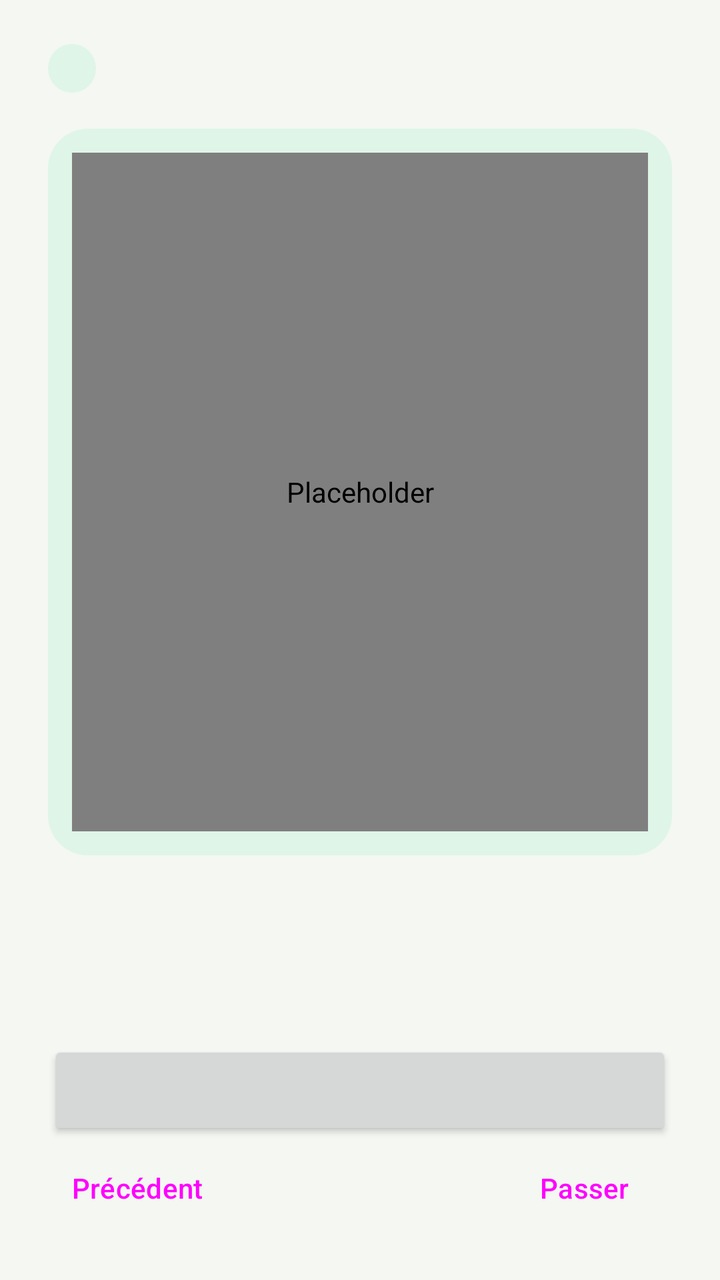
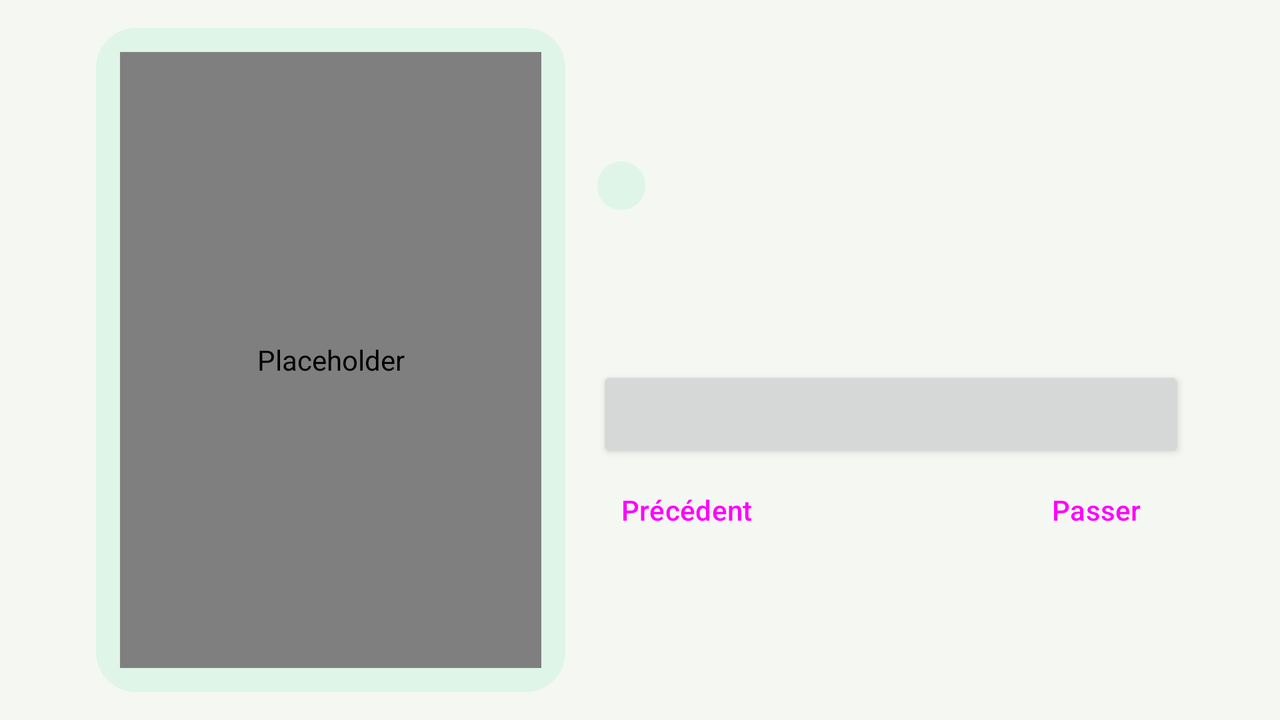

Two renders of one Android screen. The first uses the default layout on a phone; the second uses the alternative layout the repository ships for a different screen configuration, on a matching device. The two XML files are below.
<!-- AndroidManifest.xml: application theme Theme.MyHitbodedut -->
<!-- res/layout/activity_onboarding.xml -->
<?xml version="1.0" encoding="utf-8"?>
<ScrollView xmlns:android="http://schemas.android.com/apk/res/android"
    xmlns:app="http://schemas.android.com/apk/res-auto"
    android:layout_width="match_parent"
    android:layout_height="match_parent"
    android:background="?attr/mhPaper"
    android:fillViewport="true">

    <LinearLayout
        android:layout_width="match_parent"
        android:layout_height="wrap_content"
        android:orientation="vertical"
        android:paddingHorizontal="@dimen/edge"
        android:paddingVertical="@dimen/onboarding_pad_v">

        <TextView
            android:id="@+id/onboarding_step"
            android:layout_width="wrap_content"
            android:layout_height="wrap_content"
            android:background="@drawable/bg_chip_mint"
            android:paddingHorizontal="12dp"
            android:paddingVertical="4dp"
            android:textColor="?attr/mhOnPlate"
            android:textSize="12sp" />

        <FrameLayout
            android:layout_width="match_parent"
            android:layout_height="0dp"
            android:layout_marginTop="@dimen/onboarding_art_gap"
            android:layout_weight="1"
            android:background="@drawable/bg_stage"
            android:minHeight="@dimen/onboarding_art_min"
            android:padding="12dp">

            <com.myhitbodedut.IllustrationSouple
                android:id="@+id/onboarding_art"
                android:layout_width="match_parent"
                android:layout_height="match_parent"
                android:contentDescription="@null"
                android:scaleType="fitCenter" />
        </FrameLayout>

        <TextView
            android:id="@+id/onboarding_title"
            android:layout_width="match_parent"
            android:layout_height="wrap_content"
            android:layout_marginTop="@dimen/onboarding_title_gap"
            android:textColor="?attr/mhInk"
            android:textSize="@dimen/onboarding_title_size"
            android:textStyle="bold" />

        <TextView
            android:id="@+id/onboarding_body"
            android:layout_width="match_parent"
            android:layout_height="wrap_content"
            android:layout_marginTop="@dimen/onboarding_body_gap"
            android:lineSpacingExtra="3sp"
            android:textColor="?attr/mhMuted"
            android:textSize="15sp" />

        
        <LinearLayout
            android:id="@+id/onboarding_adresse"
            android:layout_width="match_parent"
            android:layout_height="wrap_content"
            android:layout_marginTop="12dp"
            android:gravity="center"
            android:orientation="horizontal"
            android:visibility="gone">

            <Button
                android:id="@+id/onboarding_tsadik"
                style="@style/Widget.Material3.Button.OutlinedButton"
                android:layout_width="wrap_content"
                android:layout_height="wrap_content"
                android:checkable="true"
                android:text="@string/adresse_tsadik" />

            <Button
                android:id="@+id/onboarding_tsadeket"
                style="@style/Widget.Material3.Button.OutlinedButton"
                android:layout_width="wrap_content"
                android:layout_height="wrap_content"
                android:layout_marginStart="12dp"
                android:checkable="true"
                android:text="@string/adresse_tsadeket" />
        </LinearLayout>

        
        <com.google.android.material.button.MaterialButtonToggleGroup
            android:id="@+id/onboarding_durees"
            android:layout_width="match_parent"
            android:layout_height="wrap_content"
            android:layout_marginTop="12dp"
            android:visibility="gone"
            app:selectionRequired="true"
            app:singleSelection="true">

            <Button
                android:id="@+id/onboarding_duree_0"
                style="@style/Widget.Material3.Button.OutlinedButton"
                android:layout_width="0dp"
                android:layout_height="wrap_content"
                android:layout_weight="1" />

            <Button
                android:id="@+id/onboarding_duree_1"
                style="@style/Widget.Material3.Button.OutlinedButton"
                android:layout_width="0dp"
                android:layout_height="wrap_content"
                android:layout_weight="1" />

            <Button
                android:id="@+id/onboarding_duree_2"
                style="@style/Widget.Material3.Button.OutlinedButton"
                android:layout_width="0dp"
                android:layout_height="wrap_content"
                android:layout_weight="1" />

            <Button
                android:id="@+id/onboarding_duree_3"
                style="@style/Widget.Material3.Button.OutlinedButton"
                android:layout_width="0dp"
                android:layout_height="wrap_content"
                android:layout_weight="1" />
        </com.google.android.material.button.MaterialButtonToggleGroup>

        
        <LinearLayout
            android:id="@+id/onboarding_rappel"
            android:layout_width="match_parent"
            android:layout_height="wrap_content"
            android:layout_marginTop="12dp"
            android:gravity="center_vertical"
            android:minHeight="48dp"
            android:orientation="horizontal"
            android:visibility="gone">

            <com.google.android.material.materialswitch.MaterialSwitch
                android:id="@+id/onboarding_rappel_switch"
                android:layout_width="0dp"
                android:layout_height="wrap_content"
                android:layout_weight="1"
                android:minHeight="48dp"
                android:text="@string/onboarding_rappel"
                android:textColor="?attr/mhInk"
                android:textSize="15sp" />

            <Button
                android:id="@+id/onboarding_rappel_heure"
                style="@style/Widget.Material3.Button.TextButton"
                android:layout_width="wrap_content"
                android:layout_height="wrap_content"
                android:layout_marginStart="8dp" />
        </LinearLayout>

        <Button
            android:id="@+id/onboarding_next"
            android:layout_width="match_parent"
            android:layout_height="wrap_content"
            android:layout_marginTop="@dimen/onboarding_next_gap"
            android:paddingVertical="@dimen/onboarding_next_pad"
            android:textSize="16sp" />

        <LinearLayout
            android:layout_width="match_parent"
            android:layout_height="wrap_content"
            android:orientation="horizontal">

            <Button
                android:id="@+id/onboarding_back"
                style="@style/Widget.Material3.Button.TextButton"
                android:layout_width="wrap_content"
                android:layout_height="wrap_content"
                android:text="@string/onboarding_back" />

            <View
                android:layout_width="0dp"
                android:layout_height="1dp"
                android:layout_weight="1" />

            <Button
                android:id="@+id/onboarding_skip"
                style="@style/Widget.Material3.Button.TextButton"
                android:layout_width="wrap_content"
                android:layout_height="wrap_content"
                android:text="@string/onboarding_skip" />
        </LinearLayout>
    </LinearLayout>
</ScrollView>
<!-- resources referenced by this layout -->
<resources>
  <!-- from res/values-w360dp/ -->
  <dimen name="edge">24dp</dimen>
  <!-- from res/values-h640dp/ -->
  <dimen name="onboarding_art_gap">18dp</dimen>
  <!-- from res/values-h640dp/ -->
  <dimen name="onboarding_art_min">150dp</dimen>
  <!-- from res/values-h640dp/ -->
  <dimen name="onboarding_body_gap">8dp</dimen>
  <!-- from res/values-h640dp/ -->
  <dimen name="onboarding_next_gap">16dp</dimen>
  <!-- from res/values-h640dp/ -->
  <dimen name="onboarding_next_pad">14dp</dimen>
  <!-- from res/values-h640dp/ -->
  <dimen name="onboarding_pad_v">22dp</dimen>
  <!-- from res/values-h640dp/ -->
  <dimen name="onboarding_title_gap">20dp</dimen>
  <!-- from res/values-h640dp/ -->
  <dimen name="onboarding_title_size">21sp</dimen>
  <!-- drawable bg_chip_mint (drawable) -->
  <?xml version="1.0" encoding="utf-8"?>
  <shape xmlns:android="http://schemas.android.com/apk/res/android" android:shape="rectangle">
      <solid android:color="?attr/mhMint" />
      <corners android:radius="999dp" />
  </shape>
  <!-- drawable bg_stage (drawable) -->
  <?xml version="1.0" encoding="utf-8"?>
  <shape xmlns:android="http://schemas.android.com/apk/res/android" android:shape="rectangle">
      <solid android:color="?attr/mhMint" />
      <corners android:radius="20dp" />
  </shape>
  <string name="adresse_tsadeket">Tsadeket</string>
  <string name="adresse_tsadik">Tsadik</string>
  <string name="onboarding_back">Précédent</string>
  <string name="onboarding_rappel">Me le rappeler chaque jour</string>
  <string name="onboarding_skip">Passer</string>
  <!-- from res/values-v35/ -->
  <style name="Base.Theme.MyHitbodedut" parent="Theme.Material3.DayNight.NoActionBar">
          <item name="android:windowOptOutEdgeToEdgeEnforcement">true</item>
      </style>
  <style name="Effets.Fenetres" parent="@android:style/Animation.Activity">
          <item name="android:activityOpenEnterAnimation">@anim/effet_ouvre_entre</item>
          <item name="android:activityOpenExitAnimation">@anim/effet_reste</item>
          <item name="android:activityCloseEnterAnimation">@anim/effet_reste</item>
          <item name="android:activityCloseExitAnimation">@anim/effet_ferme_sort</item>
      </style>
  <color name="brand">#16775A</color>
  <color name="on_brand">#FFFFFF</color>
  <color name="brand_dark">#173C32</color>
  <color name="paper">#F4F7F2</color>
  <color name="card">#FFFFFF</color>
  <color name="ink">#172B27</color>
  <color name="muted">#5E706A</color>
  <color name="line">#DCE7DF</color>
  <color name="mint">#DFF5E8</color>
  <color name="on_plate">#16775A</color>
  <color name="stage_soft">#F1FAF4</color>
  <color name="day_done">#16775A</color>
  <color name="day_todo">#EDF2EE</color>
  <!-- some entries are left out for length -->
</resources>
<!-- res/layout-land/activity_onboarding.xml (the repository's variant of the layout above) -->
<!-- drawn on the phone turned sideways -->
<?xml version="1.0" encoding="utf-8"?>
<LinearLayout xmlns:android="http://schemas.android.com/apk/res/android"
    xmlns:app="http://schemas.android.com/apk/res-auto"
    android:layout_width="match_parent"
    android:layout_height="match_parent"
    android:background="?attr/mhPaper"
    android:orientation="horizontal"
    android:paddingHorizontal="@dimen/edge"
    android:paddingVertical="@dimen/onboarding_pad_v">

    <FrameLayout
        android:layout_width="0dp"
        android:layout_height="match_parent"
        android:layout_weight="1"
        android:background="@drawable/bg_stage"
        android:padding="12dp">

        <com.myhitbodedut.IllustrationSouple
            android:id="@+id/onboarding_art"
            android:layout_width="match_parent"
            android:layout_height="match_parent"
            android:contentDescription="@null"
            android:scaleType="fitCenter" />
    </FrameLayout>

    
    <LinearLayout
        android:layout_width="0dp"
        android:layout_height="wrap_content"
        android:layout_gravity="center_vertical"
        android:layout_marginStart="16dp"
        android:layout_weight="1.25"
        android:orientation="vertical">

        <ScrollView
            android:layout_width="match_parent"
            android:layout_height="wrap_content"
            android:layout_weight="1">

            <LinearLayout
                android:layout_width="match_parent"
                android:layout_height="wrap_content"
                android:orientation="vertical">

                <TextView
                    android:id="@+id/onboarding_step"
                    android:layout_width="wrap_content"
                    android:layout_height="wrap_content"
                    android:background="@drawable/bg_chip_mint"
                    android:paddingHorizontal="12dp"
                    android:paddingVertical="4dp"
                    android:textColor="?attr/mhOnPlate"
                    android:textSize="12sp" />

                <TextView
                    android:id="@+id/onboarding_title"
                    android:layout_width="match_parent"
                    android:layout_height="wrap_content"
                    android:layout_marginTop="@dimen/onboarding_title_gap"
                    android:textColor="?attr/mhInk"
                    android:textSize="@dimen/onboarding_title_size"
                    android:textStyle="bold" />

                <TextView
                    android:id="@+id/onboarding_body"
                    android:layout_width="match_parent"
                    android:layout_height="wrap_content"
                    android:layout_marginTop="@dimen/onboarding_body_gap"
                    android:lineSpacingExtra="3sp"
                    android:textColor="?attr/mhMuted"
                    android:textSize="15sp" />

                
                <LinearLayout
                    android:id="@+id/onboarding_adresse"
                    android:layout_width="match_parent"
                    android:layout_height="wrap_content"
                    android:layout_marginTop="12dp"
                    android:gravity="center"
                    android:orientation="horizontal"
                    android:visibility="gone">

                    <Button
                        android:id="@+id/onboarding_tsadik"
                        style="@style/Widget.Material3.Button.OutlinedButton"
                        android:layout_width="wrap_content"
                        android:layout_height="wrap_content"
                        android:checkable="true"
                        android:text="@string/adresse_tsadik" />

                    <Button
                        android:id="@+id/onboarding_tsadeket"
                        style="@style/Widget.Material3.Button.OutlinedButton"
                        android:layout_width="wrap_content"
                        android:layout_height="wrap_content"
                        android:layout_marginStart="12dp"
                        android:checkable="true"
                        android:text="@string/adresse_tsadeket" />
                </LinearLayout>

                
                <com.google.android.material.button.MaterialButtonToggleGroup
                    android:id="@+id/onboarding_durees"
                    android:layout_width="match_parent"
                    android:layout_height="wrap_content"
                    android:layout_marginTop="12dp"
                    android:visibility="gone"
                    app:selectionRequired="true"
                    app:singleSelection="true">

                    <Button
                        android:id="@+id/onboarding_duree_0"
                        style="@style/Widget.Material3.Button.OutlinedButton"
                        android:layout_width="0dp"
                        android:layout_height="wrap_content"
                        android:layout_weight="1" />

                    <Button
                        android:id="@+id/onboarding_duree_1"
                        style="@style/Widget.Material3.Button.OutlinedButton"
                        android:layout_width="0dp"
                        android:layout_height="wrap_content"
                        android:layout_weight="1" />

                    <Button
                        android:id="@+id/onboarding_duree_2"
                        style="@style/Widget.Material3.Button.OutlinedButton"
                        android:layout_width="0dp"
                        android:layout_height="wrap_content"
                        android:layout_weight="1" />

                    <Button
                        android:id="@+id/onboarding_duree_3"
                        style="@style/Widget.Material3.Button.OutlinedButton"
                        android:layout_width="0dp"
                        android:layout_height="wrap_content"
                        android:layout_weight="1" />
                </com.google.android.material.button.MaterialButtonToggleGroup>

                
                <LinearLayout
                    android:id="@+id/onboarding_rappel"
                    android:layout_width="match_parent"
                    android:layout_height="wrap_content"
                    android:layout_marginTop="12dp"
                    android:gravity="center_vertical"
                    android:minHeight="48dp"
                    android:orientation="horizontal"
                    android:visibility="gone">

                    <com.google.android.material.materialswitch.MaterialSwitch
                        android:id="@+id/onboarding_rappel_switch"
                        android:layout_width="0dp"
                        android:layout_height="wrap_content"
                        android:layout_weight="1"
                        android:minHeight="48dp"
                        android:text="@string/onboarding_rappel"
                        android:textColor="?attr/mhInk"
                        android:textSize="15sp" />

                    <Button
                        android:id="@+id/onboarding_rappel_heure"
                        style="@style/Widget.Material3.Button.TextButton"
                        android:layout_width="wrap_content"
                        android:layout_height="wrap_content"
                        android:layout_marginStart="8dp" />
                </LinearLayout>

            </LinearLayout>
        </ScrollView>

        <Button
            android:id="@+id/onboarding_next"
            android:layout_width="match_parent"
            android:layout_height="wrap_content"
            android:layout_marginTop="@dimen/onboarding_next_gap"
            android:paddingVertical="@dimen/onboarding_next_pad"
            android:textSize="16sp" />

        <LinearLayout
            android:layout_width="match_parent"
            android:layout_height="wrap_content"
            android:orientation="horizontal">

            <Button
                android:id="@+id/onboarding_back"
                style="@style/Widget.Material3.Button.TextButton"
                android:layout_width="wrap_content"
                android:layout_height="wrap_content"
                android:text="@string/onboarding_back" />

            <View
                android:layout_width="0dp"
                android:layout_height="1dp"
                android:layout_weight="1" />

            <Button
                android:id="@+id/onboarding_skip"
                style="@style/Widget.Material3.Button.TextButton"
                android:layout_width="wrap_content"
                android:layout_height="wrap_content"
                android:text="@string/onboarding_skip" />
        </LinearLayout>
    </LinearLayout>
</LinearLayout>
<!-- resources referenced by the variant -->
<!-- as the phone turned sideways resolves them -->
<resources>
  <!-- from res/values-w600dp/ -->
  <dimen name="edge">48dp</dimen>
  <dimen name="onboarding_body_gap">6dp</dimen>
  <dimen name="onboarding_next_gap">12dp</dimen>
  <dimen name="onboarding_next_pad">10dp</dimen>
  <dimen name="onboarding_pad_v">14dp</dimen>
  <dimen name="onboarding_title_gap">14dp</dimen>
  <dimen name="onboarding_title_size">19sp</dimen>
  <!-- drawable bg_chip_mint (drawable) -->
  <?xml version="1.0" encoding="utf-8"?>
  <shape xmlns:android="http://schemas.android.com/apk/res/android" android:shape="rectangle">
      <solid android:color="?attr/mhMint" />
      <corners android:radius="999dp" />
  </shape>
  <!-- drawable bg_stage (drawable) -->
  <?xml version="1.0" encoding="utf-8"?>
  <shape xmlns:android="http://schemas.android.com/apk/res/android" android:shape="rectangle">
      <solid android:color="?attr/mhMint" />
      <corners android:radius="20dp" />
  </shape>
  <string name="adresse_tsadeket">Tsadeket</string>
  <string name="adresse_tsadik">Tsadik</string>
  <string name="onboarding_back">Précédent</string>
  <string name="onboarding_rappel">Me le rappeler chaque jour</string>
  <string name="onboarding_skip">Passer</string>
  <!-- from res/values-v35/ -->
  <style name="Base.Theme.MyHitbodedut" parent="Theme.Material3.DayNight.NoActionBar">
          <item name="android:windowOptOutEdgeToEdgeEnforcement">true</item>
      </style>
  <style name="Effets.Fenetres" parent="@android:style/Animation.Activity">
          <item name="android:activityOpenEnterAnimation">@anim/effet_ouvre_entre</item>
          <item name="android:activityOpenExitAnimation">@anim/effet_reste</item>
          <item name="android:activityCloseEnterAnimation">@anim/effet_reste</item>
          <item name="android:activityCloseExitAnimation">@anim/effet_ferme_sort</item>
      </style>
  <color name="brand">#16775A</color>
  <color name="on_brand">#FFFFFF</color>
  <color name="brand_dark">#173C32</color>
  <color name="paper">#F4F7F2</color>
  <color name="card">#FFFFFF</color>
  <color name="ink">#172B27</color>
  <color name="muted">#5E706A</color>
  <color name="line">#DCE7DF</color>
  <color name="mint">#DFF5E8</color>
  <color name="on_plate">#16775A</color>
  <color name="stage_soft">#F1FAF4</color>
  <color name="day_done">#16775A</color>
  <color name="day_todo">#EDF2EE</color>
  <!-- some entries are left out for length -->
</resources>
